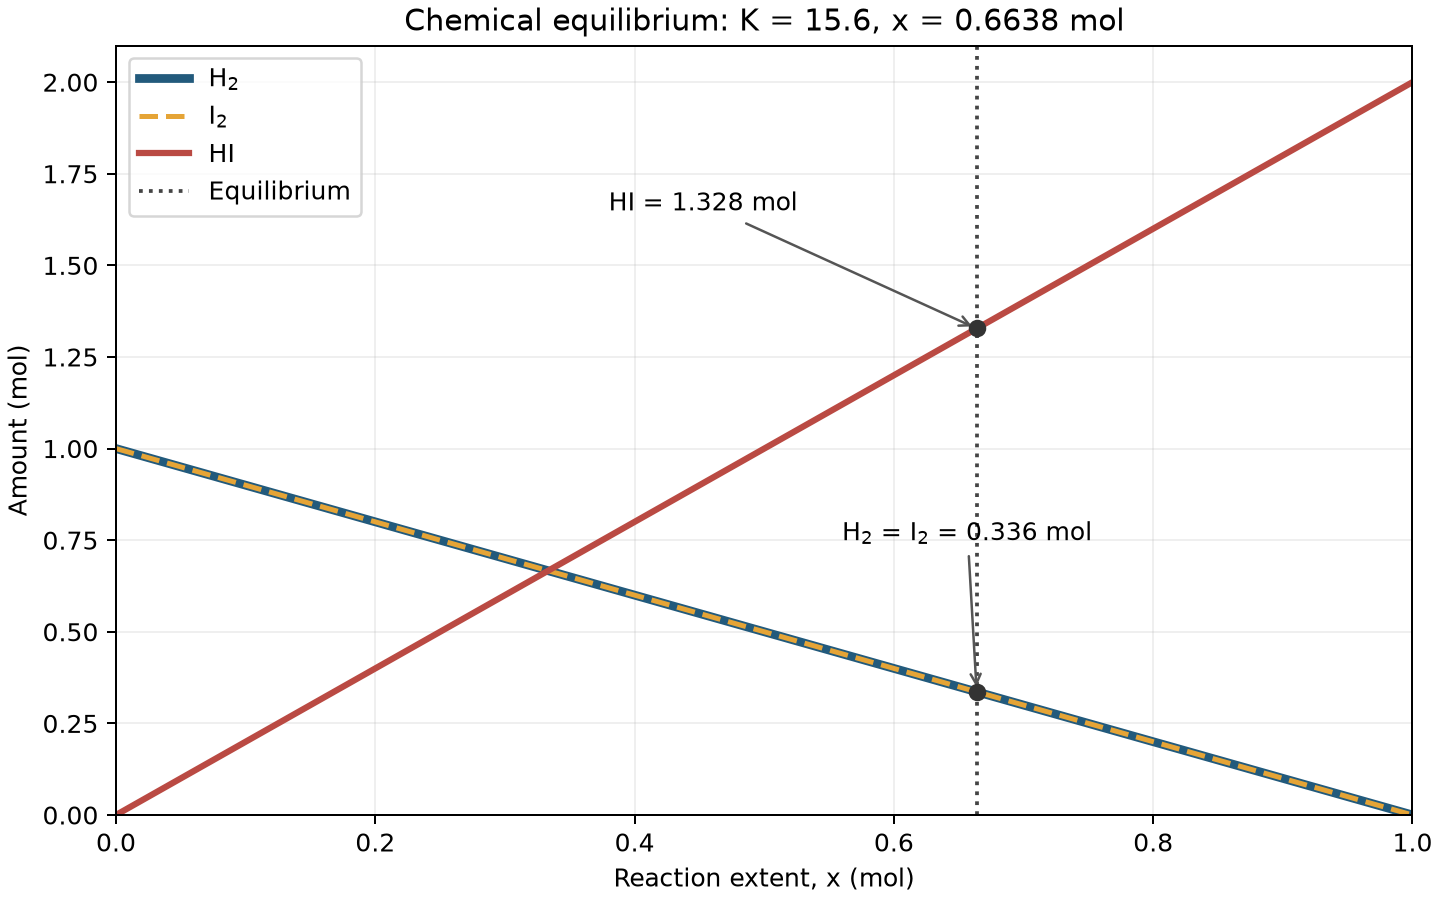

Source code (Python):
"""PW2 Lab B Part 4: solve H2 + I2 <=> 2 HI at equilibrium.

Run with: python equilibrium.py
The plot is saved beside this script.
"""

from pathlib import Path

import numpy as np
import matplotlib.pyplot as plt
from scipy.optimize import newton, minimize


K = 15.6
a = b = 1.0  # Initial amounts of H2 and I2, in mol.


def k_imbalance(x):
    """Return zero when the reaction quotient equals K."""
    return (2 * x) ** 2 / ((a - x) * (b - x)) - K


def squared_imbalance(x):
    """SLSQP receives an array, even when there is only one variable."""
    return k_imbalance(x[0]) ** 2


def main():
    # Method 1: find a zero of the equilibrium equation.
    # Without fprime, scipy's newton function uses the secant method.
    x_newton = newton(k_imbalance, x0=0.5, tol=1e-12, maxiter=100)

    # Method 2: minimize the squared imbalance within the physical interval.
    # The upper bound avoids division by zero at x = 1.
    result = minimize(
        squared_imbalance,
        x0=[0.5],
        method="SLSQP",
        bounds=[(0, 0.999)],
        options={"ftol": 1e-12, "maxiter": 1000},
    )
    if not result.success:
        raise RuntimeError(f"SLSQP did not converge: {result.message}")
    x_slsqp = float(result.x[0])

    if not (0 <= x_newton < min(a, b)):
        raise RuntimeError("The root is outside the physical extent interval.")
    agree = np.isclose(x_newton, x_slsqp, rtol=0, atol=1e-6)
    if not agree:
        raise RuntimeError("The two equilibrium methods disagree.")

    print(f"K = {K}")
    print(f"Newton (secant): x = {x_newton:.9f} mol")
    print(f"  Imbalance = {k_imbalance(x_newton):.3e}")
    print(f"SLSQP:          x = {x_slsqp:.9f} mol")
    print(f"  Imbalance = {k_imbalance(x_slsqp):.3e}")
    print(f"Methods agree within 1e-6 mol: {bool(agree)}")

    # Both methods agree; use the root to report and mark the composition.
    x_eq = x_newton
    n_h2 = a - x_eq
    n_i2 = b - x_eq
    n_hi = 2 * x_eq
    print("Equilibrium composition:")
    print(f"  H2 = {n_h2:.6f} mol")
    print(f"  I2 = {n_i2:.6f} mol")
    print(f"  HI = {n_hi:.6f} mol")

    x = np.linspace(0, min(a, b), 300)
    fig, ax = plt.subplots(figsize=(8, 5), constrained_layout=True)
    # H2 and I2 coincide because their initial amounts are equal.
    ax.plot(x, a - x, color="#225a7c", linewidth=3.5, label=r"H$_2$")
    ax.plot(x, b - x, color="#e5a436", linewidth=2, linestyle="--", label=r"I$_2$")
    ax.plot(x, 2 * x, color="#ba4a43", linewidth=2.5, label="HI")
    ax.axvline(x_eq, color="#444444", linestyle=":", label="Equilibrium")
    ax.scatter([x_eq, x_eq], [n_h2, n_hi], color="#333333", zorder=5)
    ax.annotate(
        f"HI = {n_hi:.3f} mol",
        xy=(x_eq, n_hi),
        xytext=(0.38, 1.65),
        arrowprops={"arrowstyle": "->", "color": "#555555"},
    )
    ax.annotate(
        f"H$_2$ = I$_2$ = {n_h2:.3f} mol",
        xy=(x_eq, n_h2),
        xytext=(0.56, 0.75),
        arrowprops={"arrowstyle": "->", "color": "#555555"},
    )
    ax.set(
        xlabel="Reaction extent, x (mol)",
        ylabel="Amount (mol)",
        title=f"Chemical equilibrium: K = {K}, x = {x_eq:.4f} mol",
        xlim=(0, 1),
        ylim=(0, 2.1),
    )
    ax.grid(alpha=0.2)
    ax.legend(loc="upper left")
    output_path = Path(__file__).resolve().with_name("equilibrium.png")
    fig.savefig(output_path, dpi=180)
    plt.close(fig)
    print(f"Saved {output_path.name}")


if __name__ == "__main__":
    main()
